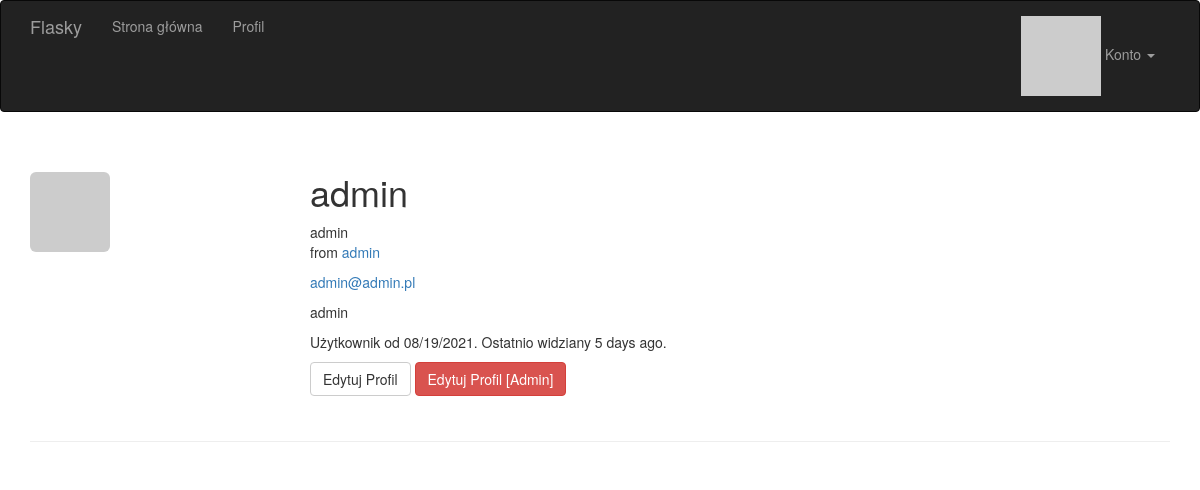
The page /user/admin (signed in) on the database as committed earlier.
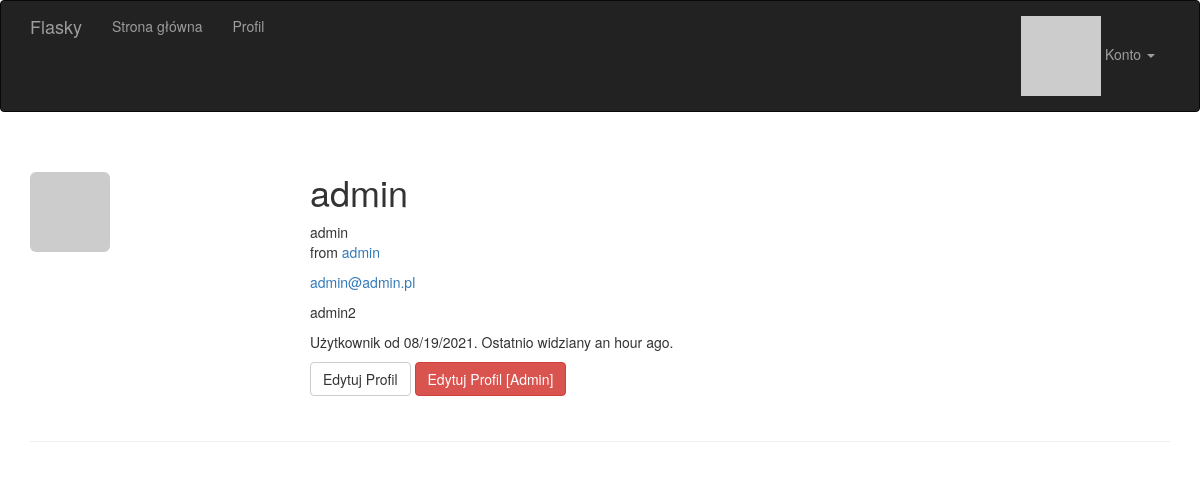
The same page on the database as committed later.
### app/models.py (models this page shows, shortened)
class User(UserMixin, db.Model):
    __tablename__ = 'users'
    name = db.Column(db.String(64))
    location = db.Column(db.String(64))
    about_me = db.Column(db.Text())
    member_since = db.Column(db.DateTime(), default=datetime.utcnow)
    last_seen = db.Column(db.DateTime(), default=datetime.utcnow)
    id = db.Column(db.Integer, primary_key=True)
    email = db.Column(db.String(64), unique=True, index=True)
    username = db.Column(db.String(64), unique=True, index=True)
    password_hash = db.Column(db.String(128))
    confirmed = db.Column(db.Boolean, default=False)
    role_id = db.Column(db.Integer, db.ForeignKey('roles.id'))
    avatar_hash = db.Column(db.String(32))
    posts = db.relationship('Post', backref='author', lazy='dynamic')
    @property
    def password(self):
        raise AttributeError('Nie można odczytać atrybutu password')
    def can(self, perm):
        return self.role is not None and self.role.has_permission(perm)
    def is_administrator(self):
        return self.can(Permission.ADMIN)
    def ping(self):
        self.last_seen = datetime.utcnow()
        db.session.add(self)
        db.session.commit()
    def gravatar(self, size=100, default='identicon', rating='g'):
        if request.is_secure:
            url = 'https://secure.gravatar.com/avatar'
        else:
            url = 'http://secure.gravatar.com/avatar'
        hash = self.avatar_hash or self.gravatar_hash()
        return '{url}/{hash}?s={size}&d={default}&r={rating}'.format(url=url, hash=hash, size=size,
                                                                     default=default, rating=rating)
    def gravatar_hash(self):
        return hashlib.md5(self.email.lower().encode('utf-8')).hexdigest()

### app/main/views.py (the view)
@main.route('/user/<username>')
def user(username):
    user = User.query.filter_by(username=username).first_or_404()
    return render_template('user.html', user=user)

### app/auth/views.py (called while the page is built)
@auth.before_app_request
def before_request():
    if current_user.is_authenticated:
        current_user.ping()
        if not current_user.confirmed \
                and request.endpoint \
                and request.blueprint != 'auth' \
                and request.endpoint != 'static':
            return redirect(url_for('auth.unconfirmed'))

### app/main/__init__.py (called while the page is built)
@main.app_context_processor
def inject_permissions():
    return dict(Permission=Permission)

### app/models.py (called while the page is built)
@login_manager.user_loader
def load_user(user_id):
    return User.query.get(int(user_id))

    def has_permission(self, perm):
        return self.permissions & perm == perm

### app/templates/user.html (shortened to what this page needs)
{% extends "base.html" %}
{% block page_content %}
<div class="page-header">
    <img class="img-rounded profile-thumbnail" src="{{ user.gravatar(size=256) }}">
    <div class="profile-header">
        <h1>{{ user.username }}</h1>
        {% if user.name or user.location %}
        <p>
            {% if user.name %}{{ user.name }}<br>{% endif %}
            {% if user.location %}
                from <a href="http://maps.google.com/?q={{ user.location }}">{{ user.location }}</a><br>
            {% endif %}
        </p>
        {% endif %}
        {% if current_user.is_administrator() %}
        <p><a href="mailto:{{ user.email }}">{{ user.email }}</a></p>
        {% endif %}
        {% if user.about_me %}<p>{{ user.about_me }}</p>{% endif %}
        <p>Użytkownik od {{ moment(user.member_since).format('L') }}. Ostatnio widziany {{ moment(user.last_seen).fromNow() }}.</p>
        <p>
            {% if user == current_user %}
            <a class="btn btn-default" href="{{ url_for('.edit_profile') }}">Edytuj Profil</a>
            {% endif %}
            {% if current_user.is_administrator() %}
            <a class="btn btn-danger" href="{{ url_for('.edit_profile_admin', id=user.id) }}">Edytuj Profil [Admin]</a>
            {% endif %}
        </p>
    </div>
</div>
{% endblock %}

Rows that differ between the two databases and show on the page:
changed User "admin": about_me "admin" → "admin2"; last_seen "5 days ago" → "an hour ago"
